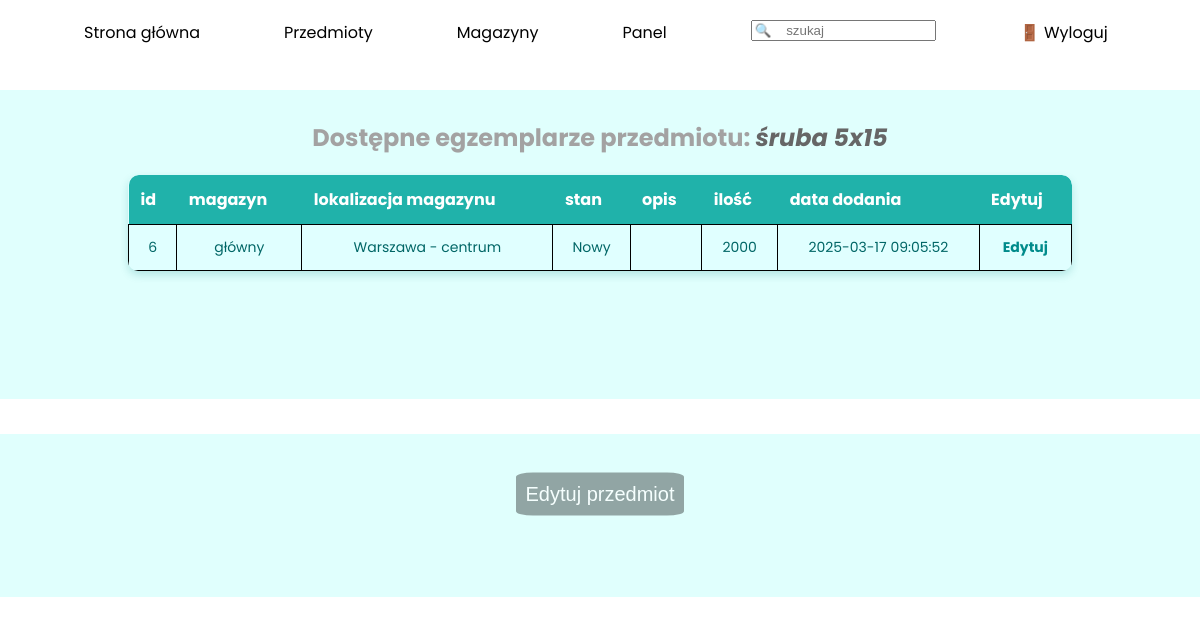
/sites/item_details.php?nazwa=śruba 5x15 (signed in), run on the app's committed database.
### tables this page shows
CREATE TABLE `egzemplarze` (
  `id` int(11) NOT NULL,
  `id_przedmiotu` int(11) NOT NULL,
  `id_magazynu` int(11) NOT NULL,
  `stan` varchar(20) NOT NULL DEFAULT 'Nowy',
  `opis` text NOT NULL,
  `ilosc` int(11) NOT NULL DEFAULT 1,
  `data_dodania` timestamp NOT NULL DEFAULT current_timestamp()
);

CREATE TABLE `magazyny` (
  `id` int(11) NOT NULL,
  `nazwa` varchar(50) DEFAULT NULL,
  `zdjecie` varchar(60) DEFAULT NULL,
  `lokalizacja` varchar(50) DEFAULT NULL
);

### functions.php (called while the page is built, shortened)
<?php
    function checkPowerDifferentThan($x){
        if($_SESSION['power'] != '0'){
            return true;
        }
        return false;
    }
?>

### sites/item_details.php (the view, shortened to what this page needs)
<!DOCTYPE html>
<html lang="en">
<head>
    <link rel="stylesheet" href="../styles/style.css">
</head>
<body>
    <?php
        include '../functions.php';
    ?>
    <menu id="nav">
        <ul>
            <a href="../index.php">
                <li>Strona główna</li>
            </a>
            <a href="items.php">
                <li>Przedmioty</li>
            </a>
            <a href="warehouses.php">
                <li>Magazyny</li>
            </a>
            <a href="panel.php">
                <?php
                    echo "<li>Panel</li>";
                ?>
            </a>
            <li><input type="text" name="search" id="search" placeholder="🔍    szukaj"></li>
            <?php
                if(isset($_SESSION['login'])){
                    echo "<a href='logout.php' id='logout-btn'>";
                    echo "    <li>🚪 Wyloguj</li>";
                    echo "</a>";
                }
            ?>
        </ul>
    </menu>
    <main>
        <section class="availableItems">
            <?php
                $db = mysqli_connect('localhost', 'root', '', 'magazyn');
                if(isset($_GET['nazwa'])){
                    echo "<h1>Dostępne egzemplarze przedmiotu: <i style='color: #666;'>". $_GET['nazwa']." </i></h1>";
                    echo "<table class='normalTable'>";
                        $db = mysqli_connect('localhost', 'root', '', 'magazyn');
                        echo "<tr>";
                        echo "<th>id</th> <th>magazyn</th> <th>lokalizacja magazynu</th> <th>stan</th> <th>opis</th> <th>ilość</th> <th>data dodania</th> ";
                        if(checkPowerDifferentThan(0)){
                            echo "<th>Edytuj</th>";
                        }
                        echo "</tr>";
                        $s = "SELECT egzemplarze.id, magazyny.nazwa, magazyny.lokalizacja, stan, egzemplarze.opis, ilosc, data_dodania FROM egzemplarze INNER JOIN przedmioty ON egzemplarze.id_przedmiotu = przedmioty.id INNER JOIN magazyny ON egzemplarze.id_magazynu = magazyny.id WHERE przedmioty.nazwa='". $_GET['nazwa']."'";
                        $q = mysqli_query($db, $s);
                        while($fRow = mysqli_fetch_row($q)){
                            echo "<tr>";
                            echo "<td>$fRow[0]</td> <td>$fRow[1]</td> <td>$fRow[2]</td> <td>$fRow[3]</td> <td>$fRow[4]</td> <td>$fRow[5]</td> <td>$fRow[6]</td> ";
                            if($_SESSION['power'] !=0){
                                echo "<td><a href='item_details.php?id=$fRow[0]'>Edytuj</a></td>";
                            }
                            echo "</tr>";
                        }
                        echo "</table>";
                }else if($_GET['id']){
                    $s = "SELECT przedmioty.nazwa, magazyny.nazwa, stan, egzemplarze.opis, ilosc, data_dodania FROM egzemplarze INNER JOIN przedmioty on egzemplarze.id_przedmiotu = przedmioty.id INNER JOIN magazyny ON egzemplarze.id_magazynu = magazyny.id WHERE egzemplarze.id = " . $_GET['id'] . "";
                    $q = mysqli_query($db, $s);
                    $fRow = mysqli_fetch_row($q);
                    echo "<h1>Edyjcja egzemplarzu przedmiotu: <i style='color: #666;'>$fRow[0]</i> o ID: <i style='color: #666;'>" .$_GET['id'] . "</i> </h1>";
                    echo "<form action='' method='post' enctype='multipart/form-data' id='editForm'>";
                    echo "<label for='warehouseName'>Magazyn</label>";
                    echo "<select name='warehouseName' id='warehouseName'>";
                    $sWarehouse = "SELECT id, nazwa FROM magazyny";
                    $qWarehouse = mysqli_query($db, $sWarehouse);
                    while($fWarehouse = mysqli_fetch_row($qWarehouse)){
                        if($fWarehouse[1] == $fRow[1])
                            echo "<option value='$fWarehouse[0]' selected>$fWarehouse[0]. $fWarehouse[1]</option>";
                        else
                            echo "<option value='$fWarehouse[0]' >$fWarehouse[0]. $fWarehouse[1]</option>";
                    }
                    echo '</select>';
                    echo "<label for='state'>Stan egzemplarz" . (($fRow[4] <= 1)? 'u':'y'). "</label>";
                    echo "<input type='text' name='state' id='state' value='$fRow[2]'>";
                    echo "<label for='description'>Opis egzemplarz" . (($fRow[4] <= 1)? 'u':'y'). "</label>";
                    echo "<input type='text' name='description' id='description' value='$fRow[3]'>";
                    echo "<label for='amount'>Ilość egzemplarz" . (($fRow[4] <= 1)? 'u':'y'). "</label>";
                    echo "<input type='number' name='amount' id='amount' value='$fRow[4]'>";
                    echo "<label for='date'>Data dodania<label><br>";
                    $date = substr($fRow[5], 0,10);
                    $dateTime = substr($fRow[5],11, 5);
                    echo "<input type='date' name='date' id='date' class='dateTime' value='$date'>";
                    echo "<input type='time' name='time' id='time' class='dateTime' value='$dateTime'>";
                    echo "<input type='submit' value='Edytuj'>";
                    echo "</form>";
                }
            ?>
        </section>
        <?php
            if(isset($_GET['nazwa'])){
                if(checkPowerDifferentThan(0)){
                    echo "<section id='itemInfo'>";
                    echo "<button id='editButton' onclick='toggleForm()'>Edytuj przedmiot</button>";
                    echo "<br>";
                    echo "</section>";
                }
            }
            ?>
    </main>
</body>

### styles/style.css (style rules this page uses)
body { margin: 0; padding: 0; font-family: "Poppins", Arial, sans-serif; scroll-behavior: smooth; }
#nav { width: 100%; height: 50px; margin: 20px 0; padding: 0; }
#nav > ul { margin: 0; padding: 0; justify-content: space-evenly; list-style: none; }
#nav > ul > a > li, #nav > ul > li > input { margin: 0; margin-left: 7%; float: left; color: black; transition: transform 0.5s; }
section { width: 100%; color: #a3a2a2; background-color: rgba(102, 255, 242, 0.2); text-align: center; padding: 10px; box-sizing: border-box; margin-bottom: 35px; }
#editButton { border-radius: 10%; margin: 50px 0; position: inherit; }
button { background-color: rgba(0, 0, 0, 0.5); color: white; border: none; padding: 10px; cursor: pointer; border-radius: 50%; font-size: 20px; opacity: 0.7; transition: opacity 0.3s; position: absolute; top: 50%; transform: translateY(-50%); z-index: 1; }
.normalTable tr td { border: 1px solid black; }
.normalTable { width: 80%; margin: auto; border-collapse: collapse; background-color: #e0ffff; box-shadow: 0 4px 8px rgba(0, 128, 128, 0.2); border-radius: 10px; overflow: hidden; margin-bottom: 10%; }
.normalTable th { background-color: #20b2aa; color: white; padding: 12px; text-align: left; font-size: 16px; }
.normalTable td { padding: 12px; border-bottom: 1px solid #b2d8d8; font-size: 14px; color: #006666; }
.normalTable a { color: #008b8b; text-decoration: none; font-weight: bold; }
.normalTable tr:first-child th:first-child { border-top-left-radius: 10px; }
.normalTable tr:first-child th:last-child { border-top-right-radius: 10px; }
.normalTable tr:last-child td:first-child { border-bottom-left-radius: 10px; }
.normalTable tr:last-child td:last-child { border-bottom-right-radius: 10px; }

### data on the page
egzemplarze: id "6", id_magazynu.nazwa "główny", id_magazynu.lokalizacja "Warszawa - centrum", stan "Nowy", ilosc "2000", data_dodania "2025-03-17 09:05:52"

### other printed values
$_GET['nazwa'] "śruba 5x15"
